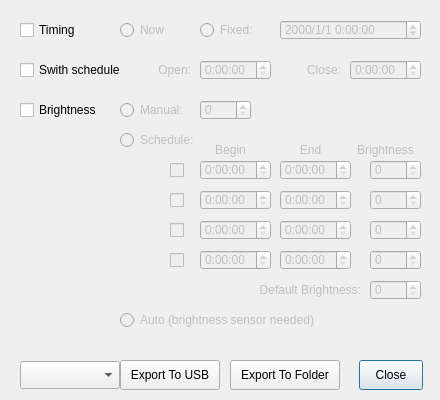
<?xml version="1.0" encoding="UTF-8"?>
<ui version="4.0">
 <class>ExportDlg</class>
 <widget class="QDialog" name="ExportDlg">
  <property name="geometry">
   <rect>
    <x>0</x>
    <y>0</y>
    <width>440</width>
    <height>400</height>
   </rect>
  </property>
  <property name="windowTitle">
   <string>Export</string>
  </property>
  <widget class="QPushButton" name="close">
   <property name="geometry">
    <rect>
     <x>359</x>
     <y>360</y>
     <width>64</width>
     <height>30</height>
    </rect>
   </property>
   <property name="text">
    <string>Close</string>
   </property>
  </widget>
  <widget class="QPushButton" name="toUsb">
   <property name="geometry">
    <rect>
     <x>120</x>
     <y>360</y>
     <width>100</width>
     <height>30</height>
    </rect>
   </property>
   <property name="text">
    <string>Export To USB</string>
   </property>
  </widget>
  <widget class="QCheckBox" name="timing">
   <property name="geometry">
    <rect>
     <x>20</x>
     <y>20</y>
     <width>81</width>
     <height>20</height>
    </rect>
   </property>
   <property name="text">
    <string>Timing</string>
   </property>
  </widget>
  <widget class="QCheckBox" name="bright">
   <property name="geometry">
    <rect>
     <x>20</x>
     <y>100</y>
     <width>91</width>
     <height>20</height>
    </rect>
   </property>
   <property name="text">
    <string>Brightness</string>
   </property>
  </widget>
  <widget class="QCheckBox" name="onOff">
   <property name="geometry">
    <rect>
     <x>20</x>
     <y>60</y>
     <width>121</width>
     <height>20</height>
    </rect>
   </property>
   <property name="text">
    <string>Swith schedule</string>
   </property>
  </widget>
  <widget class="QRadioButton" name="timingNow">
   <property name="enabled">
    <bool>false</bool>
   </property>
   <property name="geometry">
    <rect>
     <x>120</x>
     <y>20</y>
     <width>71</width>
     <height>20</height>
    </rect>
   </property>
   <property name="text">
    <string>Now</string>
   </property>
   <property name="autoExclusive">
    <bool>false</bool>
   </property>
  </widget>
  <widget class="QRadioButton" name="timingFixed">
   <property name="enabled">
    <bool>false</bool>
   </property>
   <property name="geometry">
    <rect>
     <x>200</x>
     <y>20</y>
     <width>71</width>
     <height>20</height>
    </rect>
   </property>
   <property name="text">
    <string>Fixed:</string>
   </property>
   <property name="autoExclusive">
    <bool>false</bool>
   </property>
  </widget>
  <widget class="QDateTimeEdit" name="timingValue">
   <property name="enabled">
    <bool>false</bool>
   </property>
   <property name="geometry">
    <rect>
     <x>280</x>
     <y>20</y>
     <width>141</width>
     <height>20</height>
    </rect>
   </property>
   <property name="displayFormat">
    <string notr="true">yyyy/M/d H:mm:ss</string>
   </property>
  </widget>
  <widget class="QLabel" name="onTag">
   <property name="enabled">
    <bool>false</bool>
   </property>
   <property name="geometry">
    <rect>
     <x>150</x>
     <y>60</y>
     <width>41</width>
     <height>20</height>
    </rect>
   </property>
   <property name="text">
    <string>Open:</string>
   </property>
   <property name="alignment">
    <set>Qt::AlignRight|Qt::AlignTrailing|Qt::AlignVCenter</set>
   </property>
  </widget>
  <widget class="QTimeEdit" name="onValue">
   <property name="enabled">
    <bool>false</bool>
   </property>
   <property name="geometry">
    <rect>
     <x>200</x>
     <y>60</y>
     <width>71</width>
     <height>20</height>
    </rect>
   </property>
   <property name="displayFormat">
    <string notr="true">H:mm:ss</string>
   </property>
  </widget>
  <widget class="QTimeEdit" name="offValue">
   <property name="enabled">
    <bool>false</bool>
   </property>
   <property name="geometry">
    <rect>
     <x>350</x>
     <y>60</y>
     <width>71</width>
     <height>20</height>
    </rect>
   </property>
   <property name="displayFormat">
    <string notr="true">H:mm:ss</string>
   </property>
  </widget>
  <widget class="QLabel" name="offTag">
   <property name="enabled">
    <bool>false</bool>
   </property>
   <property name="geometry">
    <rect>
     <x>300</x>
     <y>60</y>
     <width>41</width>
     <height>20</height>
    </rect>
   </property>
   <property name="text">
    <string>Close:</string>
   </property>
   <property name="alignment">
    <set>Qt::AlignRight|Qt::AlignTrailing|Qt::AlignVCenter</set>
   </property>
  </widget>
  <widget class="QSpinBox" name="brightFixedValue">
   <property name="enabled">
    <bool>false</bool>
   </property>
   <property name="geometry">
    <rect>
     <x>200</x>
     <y>100</y>
     <width>51</width>
     <height>20</height>
    </rect>
   </property>
  </widget>
  <widget class="QRadioButton" name="brightFixed">
   <property name="enabled">
    <bool>false</bool>
   </property>
   <property name="geometry">
    <rect>
     <x>120</x>
     <y>100</y>
     <width>71</width>
     <height>20</height>
    </rect>
   </property>
   <property name="text">
    <string>Manual:</string>
   </property>
   <property name="autoExclusive">
    <bool>false</bool>
   </property>
  </widget>
  <widget class="QRadioButton" name="brightSchedule">
   <property name="enabled">
    <bool>false</bool>
   </property>
   <property name="geometry">
    <rect>
     <x>120</x>
     <y>130</y>
     <width>81</width>
     <height>20</height>
    </rect>
   </property>
   <property name="text">
    <string>Schedule:</string>
   </property>
   <property name="autoExclusive">
    <bool>false</bool>
   </property>
  </widget>
  <widget class="QCheckBox" name="bright0">
   <property name="enabled">
    <bool>false</bool>
   </property>
   <property name="geometry">
    <rect>
     <x>170</x>
     <y>160</y>
     <width>21</width>
     <height>20</height>
    </rect>
   </property>
   <property name="text">
    <string/>
   </property>
  </widget>
  <widget class="QTimeEdit" name="bright0Begin">
   <property name="enabled">
    <bool>false</bool>
   </property>
   <property name="geometry">
    <rect>
     <x>200</x>
     <y>160</y>
     <width>71</width>
     <height>20</height>
    </rect>
   </property>
   <property name="displayFormat">
    <string notr="true">H:mm:ss</string>
   </property>
  </widget>
  <widget class="QTimeEdit" name="bright0End">
   <property name="enabled">
    <bool>false</bool>
   </property>
   <property name="geometry">
    <rect>
     <x>280</x>
     <y>160</y>
     <width>71</width>
     <height>20</height>
    </rect>
   </property>
   <property name="displayFormat">
    <string notr="true">H:mm:ss</string>
   </property>
  </widget>
  <widget class="QSpinBox" name="bright0Value">
   <property name="enabled">
    <bool>false</bool>
   </property>
   <property name="geometry">
    <rect>
     <x>370</x>
     <y>160</y>
     <width>51</width>
     <height>20</height>
    </rect>
   </property>
  </widget>
  <widget class="QSpinBox" name="bright1Value">
   <property name="enabled">
    <bool>false</bool>
   </property>
   <property name="geometry">
    <rect>
     <x>370</x>
     <y>190</y>
     <width>51</width>
     <height>20</height>
    </rect>
   </property>
  </widget>
  <widget class="QTimeEdit" name="bright1Begin">
   <property name="enabled">
    <bool>false</bool>
   </property>
   <property name="geometry">
    <rect>
     <x>200</x>
     <y>190</y>
     <width>71</width>
     <height>20</height>
    </rect>
   </property>
   <property name="displayFormat">
    <string notr="true">H:mm:ss</string>
   </property>
  </widget>
  <widget class="QCheckBox" name="bright1">
   <property name="enabled">
    <bool>false</bool>
   </property>
   <property name="geometry">
    <rect>
     <x>170</x>
     <y>190</y>
     <width>21</width>
     <height>20</height>
    </rect>
   </property>
   <property name="text">
    <string/>
   </property>
  </widget>
  <widget class="QTimeEdit" name="bright1End">
   <property name="enabled">
    <bool>false</bool>
   </property>
   <property name="geometry">
    <rect>
     <x>280</x>
     <y>190</y>
     <width>71</width>
     <height>20</height>
    </rect>
   </property>
   <property name="displayFormat">
    <string notr="true">H:mm:ss</string>
   </property>
  </widget>
  <widget class="QSpinBox" name="bright2Value">
   <property name="enabled">
    <bool>false</bool>
   </property>
   <property name="geometry">
    <rect>
     <x>370</x>
     <y>220</y>
     <width>51</width>
     <height>20</height>
    </rect>
   </property>
  </widget>
  <widget class="QCheckBox" name="bright2">
   <property name="enabled">
    <bool>false</bool>
   </property>
   <property name="geometry">
    <rect>
     <x>170</x>
     <y>220</y>
     <width>21</width>
     <height>20</height>
    </rect>
   </property>
   <property name="text">
    <string/>
   </property>
  </widget>
  <widget class="QTimeEdit" name="bright2Begin">
   <property name="enabled">
    <bool>false</bool>
   </property>
   <property name="geometry">
    <rect>
     <x>200</x>
     <y>220</y>
     <width>71</width>
     <height>20</height>
    </rect>
   </property>
   <property name="displayFormat">
    <string notr="true">H:mm:ss</string>
   </property>
  </widget>
  <widget class="QTimeEdit" name="bright2End">
   <property name="enabled">
    <bool>false</bool>
   </property>
   <property name="geometry">
    <rect>
     <x>280</x>
     <y>220</y>
     <width>71</width>
     <height>20</height>
    </rect>
   </property>
   <property name="displayFormat">
    <string notr="true">H:mm:ss</string>
   </property>
  </widget>
  <widget class="QSpinBox" name="bright3Value">
   <property name="enabled">
    <bool>false</bool>
   </property>
   <property name="geometry">
    <rect>
     <x>370</x>
     <y>250</y>
     <width>51</width>
     <height>20</height>
    </rect>
   </property>
  </widget>
  <widget class="QCheckBox" name="bright3">
   <property name="enabled">
    <bool>false</bool>
   </property>
   <property name="geometry">
    <rect>
     <x>170</x>
     <y>250</y>
     <width>21</width>
     <height>20</height>
    </rect>
   </property>
   <property name="text">
    <string/>
   </property>
  </widget>
  <widget class="QTimeEdit" name="bright3Begin">
   <property name="enabled">
    <bool>false</bool>
   </property>
   <property name="geometry">
    <rect>
     <x>200</x>
     <y>250</y>
     <width>71</width>
     <height>20</height>
    </rect>
   </property>
   <property name="displayFormat">
    <string notr="true">H:mm:ss</string>
   </property>
  </widget>
  <widget class="QTimeEdit" name="bright3End">
   <property name="enabled">
    <bool>false</bool>
   </property>
   <property name="geometry">
    <rect>
     <x>280</x>
     <y>250</y>
     <width>71</width>
     <height>20</height>
    </rect>
   </property>
   <property name="displayFormat">
    <string notr="true">H:mm:ss</string>
   </property>
  </widget>
  <widget class="QSpinBox" name="brightDefaultValue">
   <property name="enabled">
    <bool>false</bool>
   </property>
   <property name="geometry">
    <rect>
     <x>370</x>
     <y>280</y>
     <width>51</width>
     <height>20</height>
    </rect>
   </property>
  </widget>
  <widget class="QLabel" name="brightDefaultTag">
   <property name="enabled">
    <bool>false</bool>
   </property>
   <property name="geometry">
    <rect>
     <x>240</x>
     <y>280</y>
     <width>121</width>
     <height>20</height>
    </rect>
   </property>
   <property name="text">
    <string>Default Brightness:</string>
   </property>
   <property name="alignment">
    <set>Qt::AlignRight|Qt::AlignTrailing|Qt::AlignVCenter</set>
   </property>
  </widget>
  <widget class="QRadioButton" name="brightAuto">
   <property name="enabled">
    <bool>false</bool>
   </property>
   <property name="geometry">
    <rect>
     <x>120</x>
     <y>310</y>
     <width>301</width>
     <height>20</height>
    </rect>
   </property>
   <property name="text">
    <string>Auto (brightness sensor needed)</string>
   </property>
   <property name="autoExclusive">
    <bool>false</bool>
   </property>
  </widget>
  <widget class="QComboBox" name="usbList">
   <property name="geometry">
    <rect>
     <x>20</x>
     <y>361</y>
     <width>100</width>
     <height>28</height>
    </rect>
   </property>
  </widget>
  <widget class="QPushButton" name="toDir">
   <property name="geometry">
    <rect>
     <x>230</x>
     <y>360</y>
     <width>110</width>
     <height>30</height>
    </rect>
   </property>
   <property name="text">
    <string>Export To Folder</string>
   </property>
  </widget>
  <widget class="QLabel" name="beginTag">
   <property name="enabled">
    <bool>false</bool>
   </property>
   <property name="geometry">
    <rect>
     <x>210</x>
     <y>140</y>
     <width>41</width>
     <height>20</height>
    </rect>
   </property>
   <property name="text">
    <string>Begin</string>
   </property>
   <property name="alignment">
    <set>Qt::AlignCenter</set>
   </property>
  </widget>
  <widget class="QLabel" name="endTag">
   <property name="enabled">
    <bool>false</bool>
   </property>
   <property name="geometry">
    <rect>
     <x>290</x>
     <y>140</y>
     <width>41</width>
     <height>20</height>
    </rect>
   </property>
   <property name="text">
    <string>End</string>
   </property>
   <property name="alignment">
    <set>Qt::AlignCenter</set>
   </property>
  </widget>
  <widget class="QLabel" name="valueTag">
   <property name="enabled">
    <bool>false</bool>
   </property>
   <property name="geometry">
    <rect>
     <x>350</x>
     <y>140</y>
     <width>71</width>
     <height>20</height>
    </rect>
   </property>
   <property name="text">
    <string>Brightness</string>
   </property>
   <property name="alignment">
    <set>Qt::AlignCenter</set>
   </property>
  </widget>
 </widget>
 <resources/>
 <connections/>
</ui>
